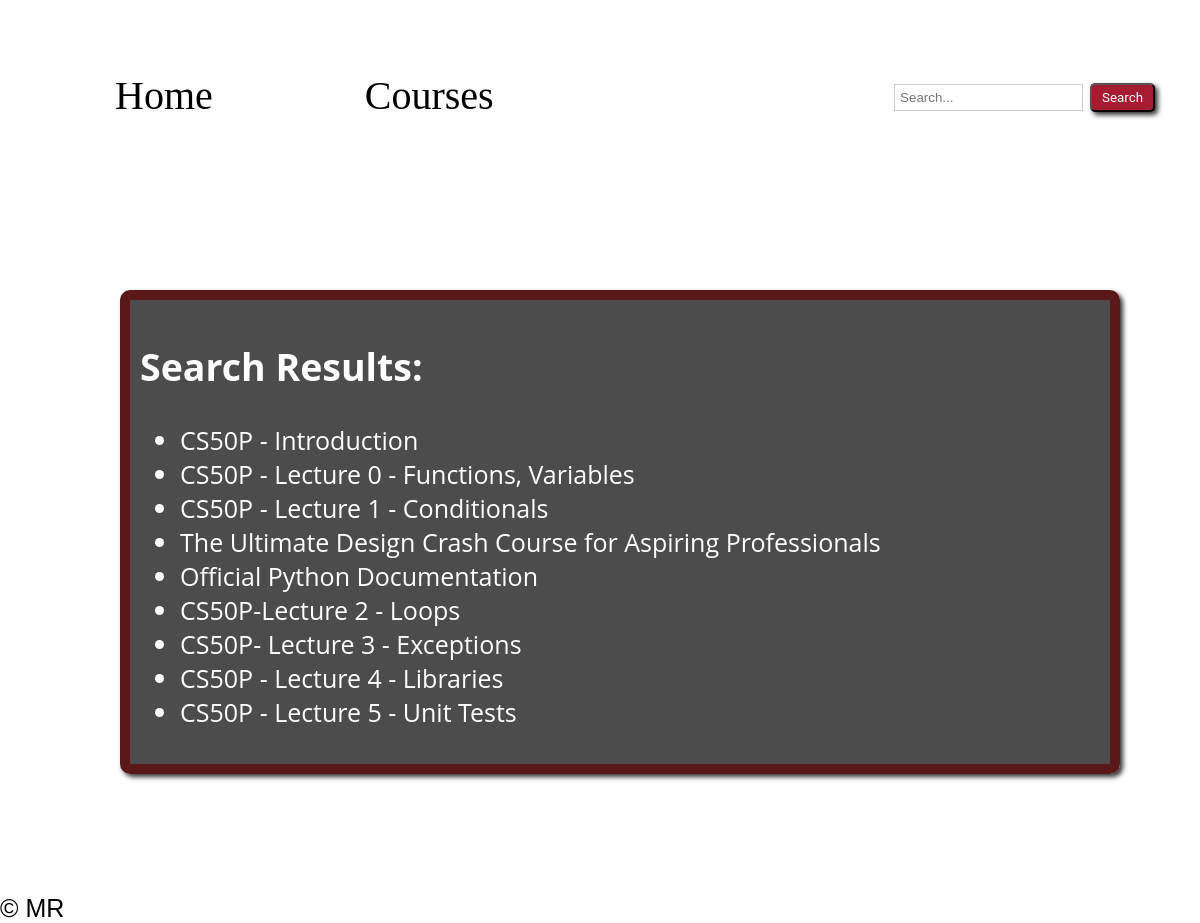
Before: /search_results/ with the older database file.
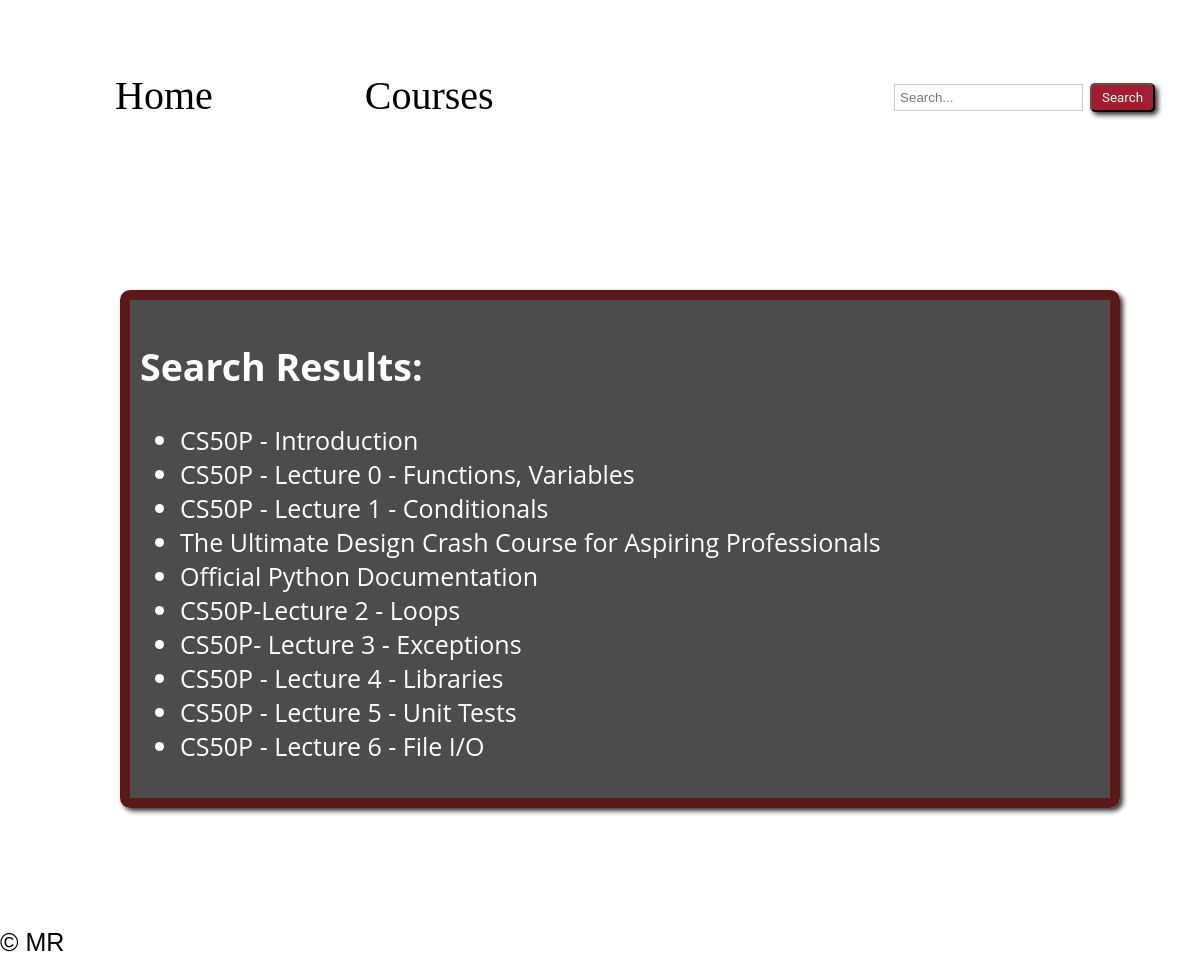
After: the same page with the newer database file.
### cs50notes/models.py (models this page shows)
class LectureNote(models.Model):
    title = models.CharField(max_length=200)
    image = models.ImageField(upload_to='lecture_images/', null=True, blank=True)
    content = RichTextField(blank = True, null = True )
    category = models.ForeignKey(Course, on_delete=models.CASCADE)
    created_at = models.DateTimeField(auto_now_add=True)
    updated_at = models.DateTimeField(auto_now=True)
    language = models.CharField(max_length=100, default='python')
    web_link = models.URLField(blank=True, null=True)
    def __str__(self):
        return self.title

### cs50notes/views.py (the view)
# urls.py: path('search_results/', views.search_results, name='search_results'),
def search_results(request):
    query = request.GET.get('query', '')
    search_results = LectureNote.objects.filter(title__icontains=query)
    return render(request, 'search_results.html', {'query': query, 'search_results': search_results})

### cs50notes/templates/search_results.html (shortened to what this page needs)
{% extends 'layout.html' %}
{% block content %}
<div class="search-container">
<div class="card">
  {% if search_results %}
    <h2>Search Results:</h2>
    <ul>
      {% for result in search_results %}
      <li>{{ result }}</a>
      </li>
      {% endfor %}
    </ul>
  {% else %}
    <p>No results found.</p>
  {% endif %}
</div>
</div>
{% endblock %}

Changed rows visible on the page:
added LectureNote: title "CS50P - Lecture 6 - File I/O"
